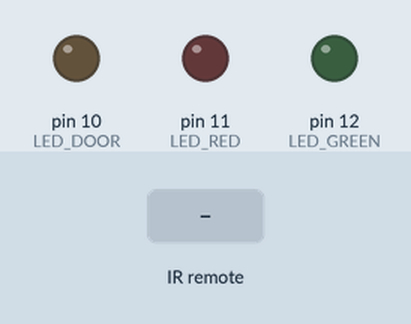
A sketch run on a simulated Arduino Uno, built with avr-gcc and run on an emulated ATmega328P. On the bench: output pins drawn as LEDs (lit = HIGH). The test bench sets the inputs (shaded band). What the sketch prints to the serial monitor is not drawn.

Above: at 1.2 s.
1.3 s: infrared code 0x8A4EAE5 received
Timing chart, 0 to 4.3 s (numbered marks = the images above; inputs shaded):
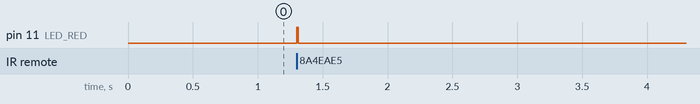

The sketch:

rx_controle.ino
```cpp
/*
  Simple example for receiving

  https://github.com/sui77/rc-switch/
*/

#include <RCSwitch.h>
#include <EEPROM.h>

int LED_GREEN=12;
int LED_RED=11;
int LED_DOOR=10;

int door_state;
byte code_value;
unsigned long codes[4];
byte code_ok;

long unsigned int seconds;
long unsigned int last_milli;

RCSwitch mySwitch = RCSwitch();

void setup() {
  Serial.begin(9600);
  mySwitch.enableReceive(0);  // Receiver on interrupt 0 => that is pin #2
  pinMode(LED_GREEN,OUTPUT);
  pinMode(LED_RED,OUTPUT);
  pinMode(LED_DOOR,OUTPUT);
  digitalWrite(LED_DOOR,LOW);
  door_state = LOW;

  codes[0] = 145025765;
  codes[1] = 0;
  codes[2] = 0;
  codes[3] = 0;

  seconds = 0;
  last_milli = millis();

}

void loop() {


  if ( millis() >= ( last_milli + 1000 ) ) {
    last_milli = millis();
    seconds = seconds + 1;
    //Serial.println( seconds );
  }

  if (mySwitch.available()) {

    unsigned long value = mySwitch.getReceivedValue();

    if (value == 0) {
      Serial.print("Unknown encoding");
    } else {


      Serial.print("Received ");
      Serial.print( mySwitch.getReceivedValue() );
      Serial.print(" / ");
      Serial.print( mySwitch.getReceivedBitlength() );
      Serial.print("bit ");
      Serial.print("Protocol: ");
      Serial.println( mySwitch.getReceivedProtocol() );

      code_ok = 0;
      for (int i=0; i <= 3; i++){
        if ( ( codes[i] == value ) && ( value != 0 ) ) {
          code_ok = 1;
          break;
        }
      }

      if ( code_ok == 1 ) {
        digitalWrite(LED_GREEN,HIGH);
        delay(10);
        digitalWrite(LED_GREEN,LOW);
        door_state = ! door_state ;
      }
      else {
        digitalWrite(LED_RED,HIGH);
        delay(10);
        digitalWrite(LED_RED,LOW);
      }

      digitalWrite(LED_DOOR,door_state);

    }

    mySwitch.resetAvailable();
  }
}
```

Measured:
- after the input at 1.3 s, pin 11 (LED_RED): LOW → HIGH at once, → LOW 0.01 s later
